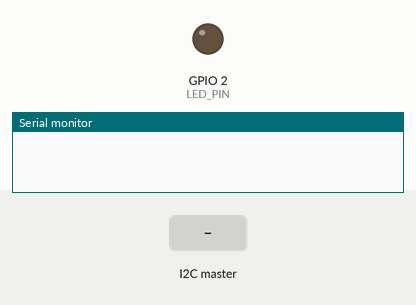
The sketch below on a simulated ESP32. Shown: output pins drawn as LEDs (lit = HIGH), the last lines printed to the serial monitor. Inputs (shaded band) come from the test bench.

Above: at 1.2 s.
1.3 s: the I2C master sends the byte 1
At 2.5 s:
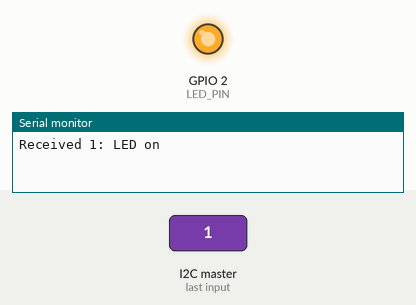
2.8 s: the I2C master sends the byte 0
At 3.8 s:
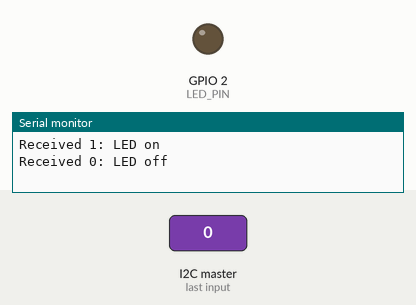
Timing chart, 0 to 5.8 s (numbered marks = the images above; inputs shaded):
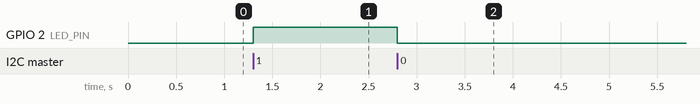

The sketch:

I2_LED_Toggle_Slave.ino
```cpp
#include <Arduino.h>
#include <Wire.h>
#include <driver/gpio.h>

// ---------- Pins ----------
#define LED_PIN        2            // LED + 150 ohm resistor to GND
#define I2C_SDA_PIN    21
#define I2C_SCL_PIN    22

// ---------- I2C ----------
#define MY_ADDRESS     0x08

void onReceive(int howMany) {       // runs each time the master writes to us
  while (Wire.available()) {
    uint8_t command = Wire.read();
    if (command == 1) {
      digitalWrite(LED_PIN, HIGH);
      Serial.println("Received 1: LED on");
    } else if (command == 0) {
      digitalWrite(LED_PIN, LOW);
      Serial.println("Received 0: LED off");
    }                               // any other value is ignored
  }
}

void setup() {
  Serial.begin(115200);
  pinMode(LED_PIN, OUTPUT);
  digitalWrite(LED_PIN, LOW);       // off, matching the master's ledState = 0

  Wire.onReceive(onReceive);
  Wire.begin((uint8_t)MY_ADDRESS, I2C_SDA_PIN, I2C_SCL_PIN, 0);   // slave at 0x08
  gpio_pullup_dis((gpio_num_t)I2C_SDA_PIN);
  gpio_pulldown_dis((gpio_num_t)I2C_SDA_PIN);
  gpio_pullup_dis((gpio_num_t)I2C_SCL_PIN);
  gpio_pulldown_dis((gpio_num_t)I2C_SCL_PIN);
}

void loop() {
  // nothing: the slave only acts when the master sends a byte
}
```

Measured:
- after the input at 1.3 s, GPIO 2 (LED_PIN): LOW → HIGH at once
- after the input at 2.8 s, GPIO 2 (LED_PIN): HIGH → LOW at once
